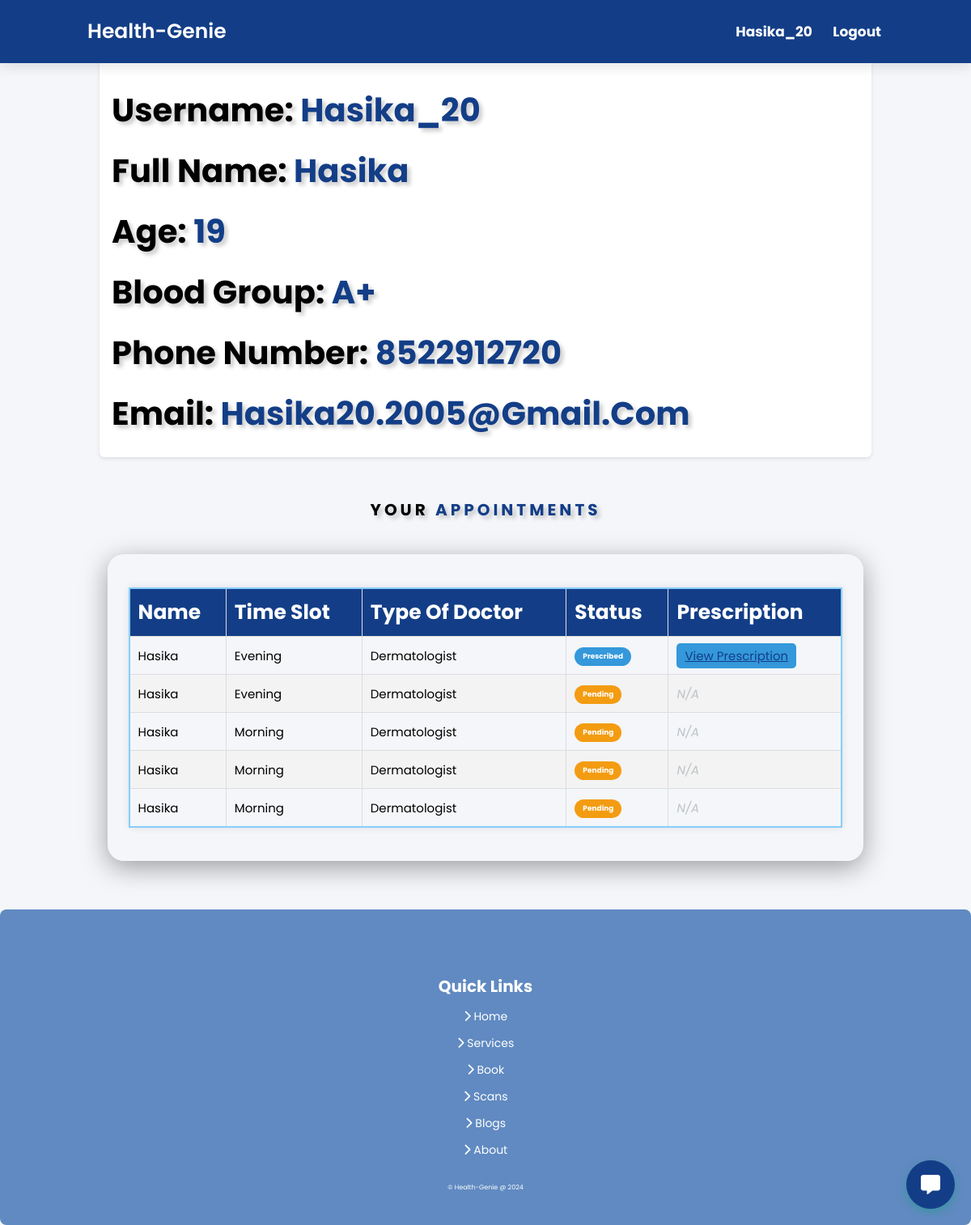
The app's page /profile (signed in) with its own data.
### app.py (models this page shows)
class User(db.Model):
    id = db.Column(db.Integer, primary_key=True)
    username = db.Column(db.String(80), unique=True, nullable=False)
    email = db.Column(db.String(120), nullable=False)
    password = db.Column(db.String(120), nullable=False)
    type_of_doctor = db.Column(db.String(50))

class Appointment(db.Model):
    id = db.Column(db.Integer, primary_key=True)
    name = db.Column(db.String(80), nullable=False)
    age = db.Column(db.Integer, nullable=False)
    blood_group = db.Column(db.String(10), nullable=False)
    time_slot = db.Column(db.String(50), nullable=False)
    phone_number = db.Column(db.String(15), nullable=False)
    email = db.Column(db.String(120), nullable=False)
    type_of_doctor = db.Column(db.String(50))
    status = db.Column(db.String(20), default='Pending')
    prescription_file = db.Column(db.String(255))
    user_id = db.Column(db.Integer, db.ForeignKey('user.id'), nullable=False)
    user = db.relationship('User', backref=db.backref('appointments', lazy=True))

### app.py (the view)
@app.route('/profile', methods=['GET', 'POST'])
def profile():
    username = None
    if 'user_id' in session:
        user = User.query.get(session['user_id'])
        username = user.username
        Email = user.email
        user_appointments = user.appointments
        return render_template('patient-profile.html', username=username,Email=Email, user_appointments=user_appointments)
    return render_template('index')

### templates/patient-profile.html (shortened to what this page needs)
<!DOCTYPE html>
<html lang="en">
  <head>
    <link
      rel="stylesheet"
      href="https://cdnjs.cloudflare.com/ajax/libs/font-awesome/6.5.1/css/all.min.css"
    />
    <link rel="stylesheet" href="./static/css/style.css" />
  </head>
  <body>
    <header class="header">
      <a href="{{url_for('index')}}" class="logo" style="color: white;"
        >Health-Genie</a
      >
      <nav class="navbar">
        {% if username %}
        <a href="#" class="disabled">{{username}}</a>
        <a href="{{url_for('logout')}}">Logout</a>
        {% else %}
        <a href="{{url_for('login')}}">Login</a>
        {% endif %}
      </nav>
    </header>
    <section class="about" id="about">
      <div class="row">
        <div class="image">
        </div>
        <div class="content">
          <h3>Username: <span>{{username}}</span></h3>
          {% if user_appointments %} {% for appointment in user_appointments %}
          {% if loop.first %}
          <h3>Full Name: <span>{{appointment.name}}</span></h3>
          <h3>Age: <span>{{appointment.age}}</span></h3>
          <h3>Blood Group: <span>{{appointment.blood_group}}</span></h3>
          <h3>Phone Number: <span>{{appointment.phone_number}}</span></h3>
          <h3>Email: <span>{{appointment.email}}</span></h3>
          {% endif %} {% endfor %} {% else %}
          <h3>Email: <span>{{Email}}</span></h3>
          {% endif %}
        </div>
      </div>
    </section>
    {% if user_appointments %}
    <h1 class="heading" style="color: black;">Your <span style="color: rgb(19, 62, 135)">Appointments</span></h1>
    <section class="book" id="book">
      <div class="glass-row-book">
        <table class="styled-table">
          <thead>
            <tr>
              <th>Name</th>
              <th>Time Slot</th>
              <th>Type of Doctor</th>
              <th>Status</th>
              <th>Prescription</th>
            </tr>
          </thead>
          <tbody>
            {% for appointment in user_appointments %}
            <tr>
              <td>{{ appointment.name }}</td>
              <td>{{ appointment.time_slot }}</td>
              <td>{{ appointment.type_of_doctor }}</td>
              <td>
                <span class="status-badge {{ appointment.status | lower }}">
                  {{ appointment.status }}
                </span>
              </td>
              <td>
                {% if appointment.status == 'Prescribed' %}
                <a
                  href="{{ url_for('view_prescription_patient', appointment_id=appointment.id) }}"
                  target="_blank"
                  class="btn-view"
                  >View Prescription</a
                >
                {% else %}
                <span class="not-available">N/A</span>
                {% endif %}
              </td>
            </tr>
            {% endfor %}
          </tbody>
        </table>
      </div>
    </section>
    {% endif %}
      <button class="chatbot-button" id="chatbot-toggle">
        <i class="fas fa-comment-alt"></i>
      </button>
    <section class="footer-section">
			<div class="box-container">
				<div class="quick-links">
					<h3 style="font-size: 2rem;">Quick Links</h3>
					<a href="{{url_for('index')}}#home"
						><i class="fas fa-chevron-right"></i> Home</a
					>
					<a href="{{url_for('index')}}#services"
						><i class="fas fa-chevron-right"></i> Services</a
					>
					<a href="{{url_for('index')}}#book"
						><i class="fas fa-chevron-right"></i> Book</a
					>
					<a href="{{url_for('index')}}#scans"
						><i class="fas fa-chevron-right"></i> Scans</a
					>
					<a href="{{url_for('index')}}#blogs"
						><i class="fas fa-chevron-right"></i> Blogs</a
					>
					<a href="{{url_for('index')}}#about"
						><i class="fas fa-chevron-right"></i> About</a
					>
				</div>
			</div>
			<div class="credit">&copy; Health-Genie @ 2024</div>
		</section>
  </body>
</html>

### static/css/style.css (style rules this page uses)
a.disabled { pointer-events: none; cursor: default; }
body { background-size: cover; background-position: center; }
:root { --green: #16a085; --black: #000000; --light-color: #ececec; --box-shadow: 0.5rem 0.5rem 0.5rem rgba(135, 206, 250, 0.2); --text-shadow: 0.4rem 0.4rem 0.5rem rgba(0, 0, 0, 0.2); --border: 0.2rem solid rgba(135, 206, 250, 1); }
* { padding: 0; margin: 0; box-sizing: border-box; font-family: "Poppins", sans-serif; text-transform: capitalize; outline: none; border: none; transition: all 0.2s ease-out; text-decoration: none; }
html { font-size: 62.5%; overflow-x: hidden; scroll-padding-top: 7rem; scroll-behavior: smooth; }
section { padding: 2rem 9%; }
.header { padding: 2rem 9%; position: fixed; top: 0; left: 0; right: 0; z-index: 1000; box-shadow: 0 0.5rem 1.5rem rgba(0, 0, 0, 0.1); display: flex; align-items: center; justify-content: space-between; background: rgb(19, 62, 135); }
.header .logo { font-size: 2.5rem; color: #fff; font-weight: 600; }
.logo { font-size: 2.5rem; color: white; font-weight: 600; }
.header .navbar a { font-size: 1.7rem; color: white; margin-left: 2rem; font-weight: 700; }
.heading { text-align: center; padding-bottom: 2rem; text-shadow: var(--text-shadow); text-transform: uppercase; color: var(--black); font-size: 5rem; letter-spacing: 0.4rem; }
.heading span { text-transform: uppercase; color: var(--green); }
.about .row { display: flex; align-items: center; flex-wrap: wrap; gap: 2rem; }
.about .row .image { flex: 1 1 45rem; }
.about .row .content { flex: 1 1 45rem; }
.about .row .content h3 { color: var(--black); text-shadow: var(--text-shadow); font-size: 4rem; line-height: 1.8; }
table { width: 100%; justify-content: space-between; border: var(--border); padding: 20px; border-radius: 0.5rem; }
table td { font-size: 1.5rem; color: var(--black); }
table td a { font-size: 1.5rem; color: #16a085; }
table th { font-size: 2.5rem; color: var(--black); }
.glass-row-book { border-radius: 20px; border: 1px solid rgba(255, 255, 255, 0.18); box-shadow: 0 8px 32px 0 rgba(0, 0, 0, 0.37); text-align: center; padding: 2.5rem; margin: auto; width: 95%; }

### records on screen
User: username "Hasika_20"
Appointment: name "Hasika", age "19", blood_group "A+", phone_number "8522912720", email "Hasika20.2005@gmail.com", time_slot "Evening", type_of_doctor "Dermatologist", status "Prescribed"
Appointment: name "Hasika", time_slot "Evening", type_of_doctor "Dermatologist", status "Pending", shows "N/A"
Appointment: name "Hasika", time_slot "Morning", type_of_doctor "Dermatologist", status "Pending", shows "N/A"
Appointment: name "Hasika", time_slot "Morning", type_of_doctor "Dermatologist", status "Pending", shows "N/A"
Appointment: name "Hasika", time_slot "Morning", type_of_doctor "Dermatologist", status "Pending", shows "N/A"
